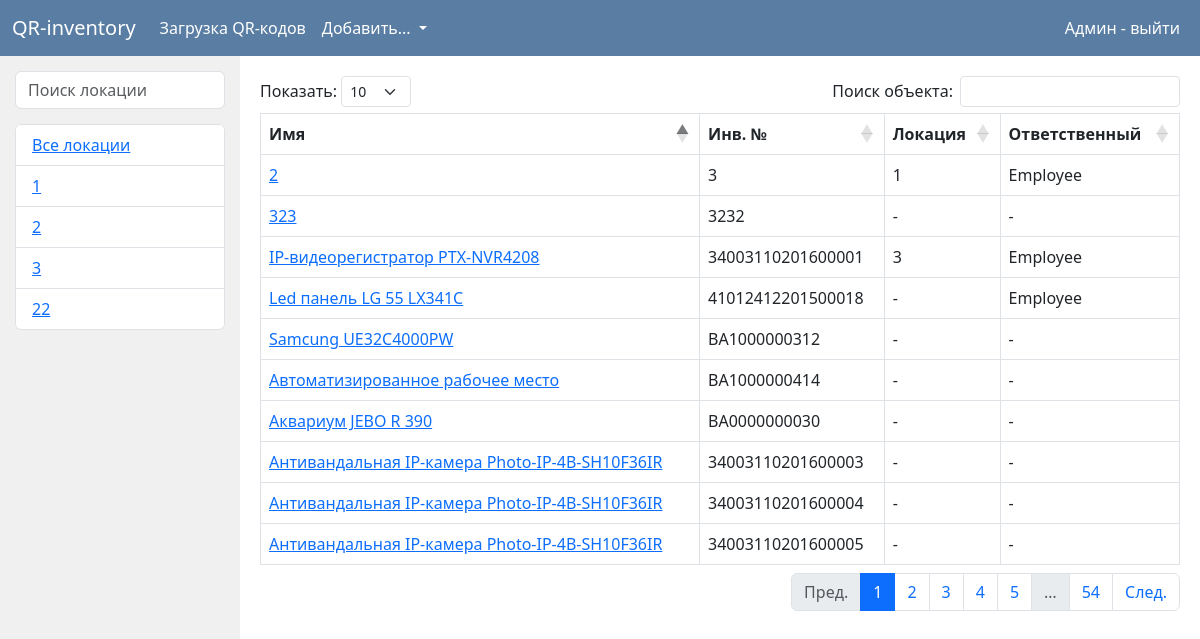
Page /admin/ (signed in) on the committed database.
### data/users.py (models this page shows, shortened)
class User(SqlAlchemyBase, UserMixin, SerializerMixin):
    __tablename__ = 'users'
    id = sqlalchemy.Column(sqlalchemy.Integer,
                           primary_key=True, autoincrement=True)
    name = sqlalchemy.Column(sqlalchemy.String)
    email = sqlalchemy.Column(sqlalchemy.String,
                              index=True, unique=True, nullable=True)
    hashed_password = sqlalchemy.Column(sqlalchemy.String, nullable=True)
    role = sqlalchemy.Column(sqlalchemy.Integer, sqlalchemy.ForeignKey('roles.id'))

### data/places.py (models this page shows)
class Place(SqlAlchemyBase, SerializerMixin):
    __tablename__ = 'places'
    id = sqlalchemy.Column(sqlalchemy.Integer,
                           primary_key=True, autoincrement=True)
    text = sqlalchemy.Column(sqlalchemy.String)

### data/objects.py (models this page shows, shortened)
class Object(SqlAlchemyBase, SerializerMixin):
    __tablename__ = 'objects'
    id = sqlalchemy.Column(sqlalchemy.Integer,
                           primary_key=True, autoincrement=True)
    name = sqlalchemy.Column(sqlalchemy.String, nullable=True)
    serial_number = sqlalchemy.Column(sqlalchemy.String, nullable=True)
    obj_place = sqlalchemy.Column(sqlalchemy.Integer, sqlalchemy.ForeignKey('places.id'),
                                  nullable=True)
    responsible_id = sqlalchemy.Column(sqlalchemy.Integer, sqlalchemy.ForeignKey('users.id'),
                                  nullable=True)
    checked = sqlalchemy.Column(sqlalchemy.Integer, nullable=True, default=1)

### data/users.py (the view)
        def _wrap(*args, **kwargs):
            if create_session().query(Role).filter(Role.name == role).first().id != current_user.role:
                return jsonify({'error': f"{current_user.email} hasn't got enough rights"})
            else:
                return func(*args, **kwargs)

### data/db_session.py (called while the page is built)
def create_session() -> Session:
    global __factory
    return __factory()

### data/users.py (called while the page is built)
def role_required(role):
    def role_decorator(func):
        def _wrap(*args, **kwargs):
            if create_session().query(Role).filter(Role.name == role).first().id != current_user.role:
                return jsonify({'error': f"{current_user.email} hasn't got enough rights"})
            else:
                return func(*args, **kwargs)
        _wrap.__name__ = func.__name__
        return _wrap
    return role_decorator

### flask_app.py (called while the page is built)
@login_manager.user_loader
def load_user(user_id):
    return db_sess.query(User).get(user_id)

### front/admin_pages.py (called while the page is built)
@app.route('/admin/')
@login_required
@role_required('admin')
def admin_all_objects():
    db_sess = db_session.create_session()
    objects = db_sess.query(Object)
    places = db_sess.query(Place)
    users = db_sess.query(User)
    return render_template("admin/main_page.html", objects=objects, places=places, users=users, admin=True,
                           title='QR-inventory')

### templates/admin/main_page.html
{% extends "admin/base.html" %}
{% block content %}
    <div class="main_container">
        <div class="places">
            <input class="form-control" id="placesSearch" type="text" placeholder="Поиск локации">
            <ul class="list-group" id="placesList">
                <li class="list-group-item"><a href="/admin"> Все локации </a></li>
                {% for place in places %}
                    <li class="list-group-item"><a href="/admin/{{ place.id }}"> {{ place.text }}</a></li>
                {% endfor %}
            </ul>
        </div>
        <div class="objects">
            <table class="table table-bordered" id="objTable">
                <thead>
                <tr>
                    <th>Имя</th>
                    <th>Инв. №</th>
                    <th>Локация</th>
                    {% if admin %}
                        <th>Ответственный</th>
                    {% endif %}
                </tr>
                </thead>
                <tbody>
                {% for obj in objects %}
                    <tr>
                        <td><a href="/admin/object/{{ obj.id }}"> {{ obj.name }} </a></td>
                        <td> {{ obj.serial_number }} </td>
                        {% if places.get(obj.obj_place) %}
                            <td> {{ places.get(obj.obj_place).text }} </td>
                        {% else %}
                            <td> -</td>
                        {% endif %}
                        {% if admin %}
                            {% if obj.responsible_id %}
                                <td> {{ users.get(obj.responsible_id).name }} </td>
                            {% else %}
                                <td> -</td>
                            {% endif %}
                        {% endif %}
                    </tr>
                {% endfor %}
                </tbody>
            </table>
        </div>
{% endblock %}

### templates/admin/base.html (shortened to what this page needs)
<!doctype html>
<html lang="en">
<head>
    <link href="https://cdn.jsdelivr.net/npm/bootstrap@5.3.0-alpha3/dist/css/bootstrap.min.css" rel="stylesheet"
>
    <link rel="stylesheet" href="https://cdn.datatables.net/1.13.4/css/dataTables.bootstrap5.min.css">
    <link rel="stylesheet" href="/static/style.css">
    <link rel="stylesheet" href="https://cdnjs.cloudflare.com/ajax/libs/font-awesome/4.7.0/css/font-awesome.min.css">
</head>
<body>
<header>
    <nav class="navbar navbar-expand-lg">
        <div class="container-fluid">
            <a class="navbar-brand" href="/admin"> QR-inventory </a>
            <div class="collapse navbar-collapse" id="navbarNav">
                <ul class="navbar-nav">
                    <li class="nav-item">
                        <a class="nav-link" href="/download_qr">Загрузка QR-кодов</a>
                    </li>
                    <li class="nav-item dropdown">
                        <a id="nav_d1" class="nav-link dropdown-toggle" href="#" role="button" data-bs-toggle="dropdown"
                           aria-expanded="false">
                            Добавить...
                        </a>
                    </li>
                </ul>
            </div>
            <div class="d-flex">
                {% if current_user.is_authenticated %}
                    <a class="nav-link me-2" href="/logout"> {{ current_user.name }} - выйти </a>
                {% else %}
                    <a class="btn btn-primary me-2" href="/register">Зарегистрироваться</a>
                    <a class="btn btn-primary" href="/login">Войти</a>
                {% endif %}
            </div>
        </div>
    </nav>
</header>
<main role="main" class="main_block">
    {% block content %}{% endblock %}
</main>
</body>
</html>

### static/style.css (style rules this page uses)
li { list-style-type:none; }
#nav_d1 { color: #ffffff; }
.nav-link { color: #ffffff; }
.navbar-brand { color: #ffffff; }
.navbar { background-color: #597da3; color: #ffffff; }
.main_container { display: grid; height: calc(100vh - 70px); grid-template-columns: 20% 80%; grid-template-areas: "places objects"; }
.places { background-color: #F0F0F0; height: calc(100vh - 70px); padding: 15px; grid-area: places; }
#placesSearch { margin-bottom: 15px; }
#placesList { max-height: calc(100vh - 165px); overflow-y: scroll; }
.objects { grid-area: objects; }

### rows in the picture
User: name "Админ"
Place: text "1"
Place: text "2"
Place: text "3"
Place: text "22"
Object: name "2", serial_number "3", get "1"
User: get "Employee"
Object: name "IP-видеорегистратор PTX-NVR4208", serial_number "34003110201600001", get "3"
Object: name "Led панель LG 55 LX341C", serial_number "41012412201500018"
Object: name "Samcung UE32C4000PW", serial_number "ВА1000000312"
Object: name "Автоматизированное рабочее место", serial_number "ВА1000000414"
Object: name "Аквариум JEBO R 390", serial_number "ВА0000000030"
Object: name "Антивандальная IP-камера Photo-IP-4B-SH10F36IR", serial_number "34003110201600003"
Object: name "Антивандальная IP-камера Photo-IP-4B-SH10F36IR", serial_number "34003110201600004"
Object: name "Антивандальная IP-камера Photo-IP-4B-SH10F36IR", serial_number "34003110201600005"
Object: name "323", serial_number "3232"
